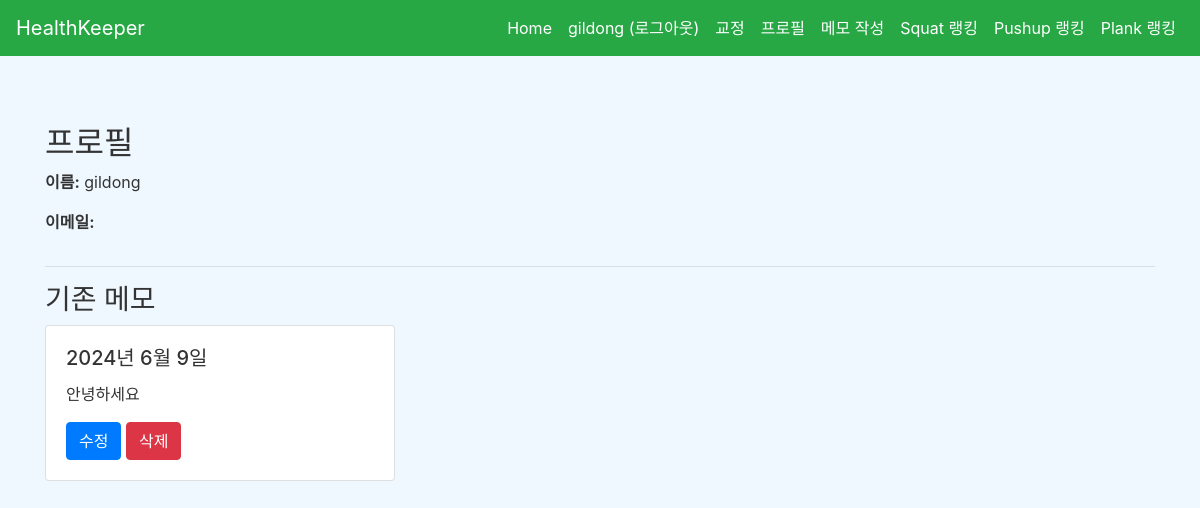
The app's page /profile/ (signed in) with its own data.
### accounts/models.py (models this page shows)
class CustomUser(AbstractUser):
    rank = models.IntegerField(default=0)

class Memo(models.Model):
    user = models.ForeignKey(CustomUser, on_delete=models.CASCADE)
    date = models.DateField()
    text = models.TextField()
    photo = models.ImageField(upload_to='photos/', blank=True, null=True)

### accounts/views.py (the view)
# urls.py: path('profile/', profile, name='profile'),
@login_required
def profile(request):
    user = request.user
    memos = Memo.objects.filter(user=user)
    return render(request, 'registration/profile.html', {'user': user, 'memos': memos})

### templates/registration/profile.html (shortened to what this page needs)
{% extends 'base.html' %}
{% block content %}
<div class="container mt-5">
    <h2>프로필</h2>
    <div class="row">
        <div class="col-md-12">
            <p><strong>이름:</strong> {{ user.username }}</p>
            <p><strong>이메일:</strong> {{ user.email }}</p>
        </div>
    </div>
    <hr>
    <h3>기존 메모</h3>
    <div class="row">
        {% for memo in memos %}
            <div class="col-md-4">
                <div class="card mb-4">
                    <div class="card-body">
                        <h5 class="card-title">{{ memo.date }}</h5>
                        <p class="card-text">{{ memo.text }}</p>
                        <a href="{% url 'memo_update' memo.pk %}" class="btn btn-primary">수정</a>
                        <form action="{% url 'memo_delete' memo.pk %}" method="post" style="display:inline;">
                            <button type="submit" class="btn btn-danger">삭제</button>
                        </form>
                    </div>
                </div>
            </div>
        {% endfor %}
    </div>
</div>
{% endblock %}

### templates/base.html (shortened to what this page needs)
<!DOCTYPE html>
<html lang="ko">
<head>
    <link href="https://maxcdn.bootstrapcdn.com/bootstrap/4.5.2/css/bootstrap.min.css" rel="stylesheet">
</head>
<body>
    <header>
        <nav class="navbar navbar-expand-lg">
            <a class="navbar-brand" href="{% url 'home' %}">HealthKeeper</a>
            <div class="collapse navbar-collapse" id="navbarNav">
                <ul class="navbar-nav ml-auto">
                    <li class="nav-item">
                        <a class="nav-link" href="{% url 'home' %}">Home</a>
                    </li>
                    <li class="nav-item ">
                        {% if user.is_authenticated %}
                        <a class="nav-link" href="{% url 'logout' %}">{{ user.username }} (로그아웃)</a>
                        {% else %}
                        <a class="nav-link" href="{% url 'login' %}">로그인</a>
                        {% endif %}
                    </li>
                    <li class="nav-item">
                        {% if user.is_authenticated %}
                        <a class="nav-link" href="{% url 'webcam' %}">교정</a>
                        {% endif %}
                    </li>
                    <li class="nav-item">
                        {% if user.is_authenticated %}
                        <a class="nav-link" href="{% url 'profile' %}">프로필</a>
                        {% endif %}
                    </li>
                    <li class="nav-item">
                        {% if user.is_authenticated %}
                        <a class="nav-link" href="{% url 'memo_create' %}">메모 작성</a>
                        {% endif %}
                    </li>
                    <li class="nav-item">
                        {% if user.is_authenticated %}
                        <a class="nav-link" href="{% url 'user_squat_result' %}">Squat 랭킹</a>
                        {% endif %}
                    </li>
                    <li class="nav-item">
                        {% if user.is_authenticated %}
                        <a class="nav-link" href="{% url 'user_pushup_result' %}">Pushup 랭킹</a>
                        {% endif %}
                    </li>
                    <li class="nav-item">
                        {% if user.is_authenticated %}
                        <a class="nav-link" href="{% url 'user_plank_result' %}">Plank 랭킹</a>
                        {% endif %}
                    </li>
                </ul>
            </div>
        </nav>
    </header>
    <main class="content">
        {% block content %}{% endblock %}
    </main>
</body>
</html>

### templates/base.html (style rules this page uses)
body { background-color: #f0f8ff; color: #333; }
.navbar { background-color: #28a745; }
.navbar-brand, .nav-link { color: white !important; }
.content { padding: 20px; }

### records on screen
CustomUser: username "gildong"
Memo: date "2024년 6월 9일", text "안녕하세요"
